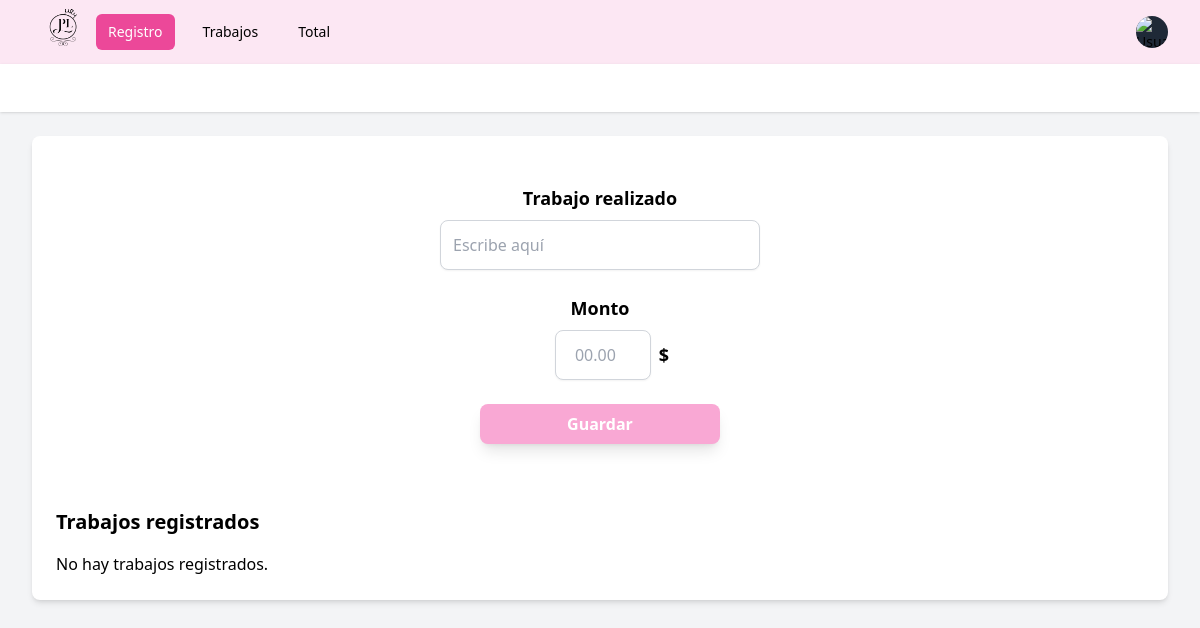
/home/ (signed in), run on an earlier commit of the app's database.
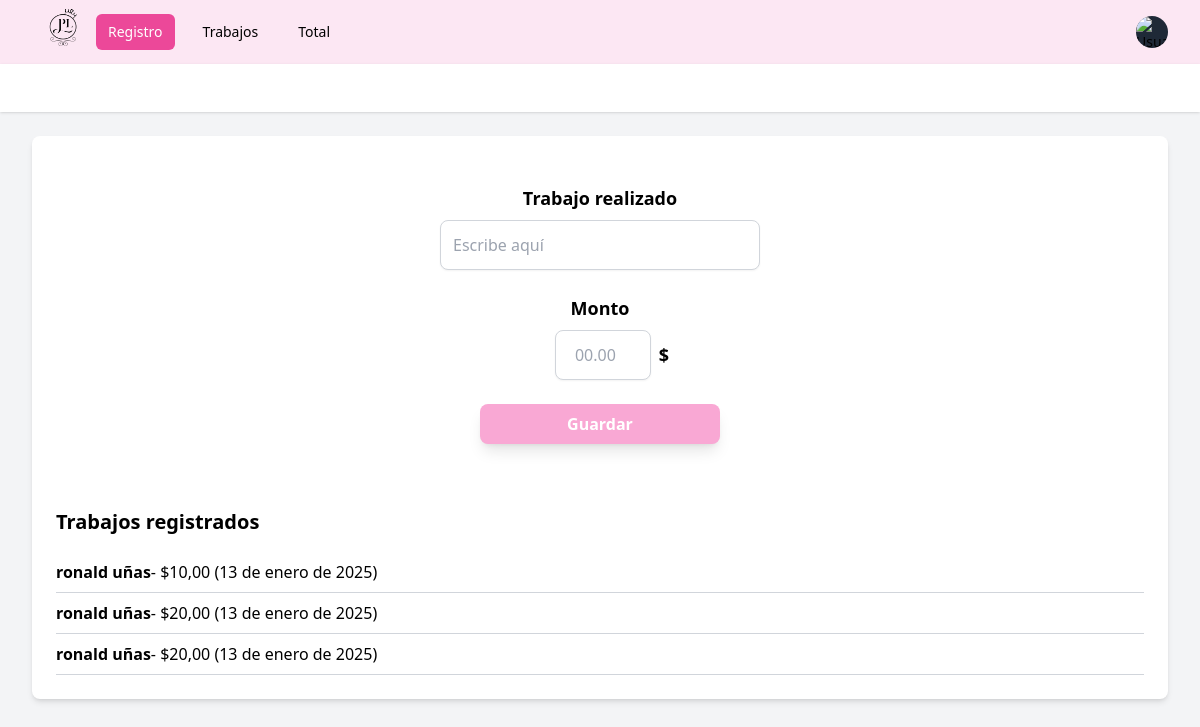
And on a later commit of the database.
### users/models.py (models this page shows, shortened)
class Trabajo(models.Model):
    usuario= models.ForeignKey(User, on_delete=models.CASCADE) #relacion con el usario
    trabajo=models.CharField(max_length=255)#campo de trabajo
    monto=models.DecimalField(max_digits=10, decimal_places=2)
    fecha_registro= models.DateField(auto_now_add=True)

### users/views.py (the view)
# urls.py: 2. Add a URL to urlpatterns:  path('', views.home, name='home')
@login_required
def home(request):
    if request.method == 'POST':
        form = TrabajoForm(request.POST)
        if form.is_valid():
            trabajo = form.save(commit=False)
            trabajo.usuario = request.user  # Asociar el trabajo con el usuario actual
            trabajo.save()
            messages.success(request, 'Trabajo registrado exitosamente.')
            return redirect('home')  # Redirigir a la misma página después de guardar
        else:
            messages.error(request, 'Hubo un error al registrar el trabajo.')
    else:
        form = TrabajoForm()
        trabajos = Trabajo.objects.filter(usuario=request.user)#esto solo en caso de filtrar
    return render(request, 'home.html', {'form': form, 'trabajos': trabajos})

### users/forms.py
class TrabajoForm(forms.ModelForm):
    class Meta:
            model=Trabajo
            fields=['trabajo','monto']
            widgets = {
                'trabajo': forms.TextInput(attrs={
                    'class': 'w-full max-w-xs rounded-lg border border-gray-300 p-3 shadow-sm mb-6',
                    'placeholder': 'Escribe aquí',
                }),
                'monto': forms.TextInput(attrs={
                    'class': 'w-24 ml-6 rounded-lg border border-gray-300 p-3 shadow-sm text-center',
                    'placeholder': '00.00',
                }),
            }
            labels = {
            'trabajo': 'Trabajo realizado',
            'monto': 'Monto',
            }

### theme/templates/home.html (shortened to what this page needs)
{% extends 'base.html' %}
{% block content %}
<div class="mx-auto max-w-7xl px-4 py-6 sm:px-6 lg:px-8">
    <div class="bg-white p-6 rounded-lg shadow-md">
        <form method="post" class="flex flex-col items-center py-6">
            <label for="trabajo" class="text-lg font-semibold mb-2 text-center">Trabajo realizado</label>
            <input type="text" name="trabajo" id="trabajo" placeholder="Escribe aquí"
                   class="w-full max-w-xs rounded-lg border border-gray-300 p-3 shadow-sm mb-6">
            <label for="monto" class="text-lg font-semibold mb-2 text-center">Monto</label>
            <div class="flex items-center space-x-2 justify-center">
                <input type="number" step="0.01" name="monto" id="monto" placeholder="00.00"
                       class="w-24 ml-6 rounded-lg border border-gray-300 p-3 shadow-sm text-center">
                <span class="text-lg font-bold">$</span>
            </div>
            <button type="submit"
                    class="mt-6 w-60 bg-pink-300 text-white font-bold py-2 px-6 rounded-lg shadow-lg hover:bg-pink-500">
                Guardar
            </button>
        </form>
        <div class="mt-10">
            <h2 class="text-xl font-bold mb-4">Trabajos registrados</h2>
            <ul>
                {% for trabajo in trabajos %}
                    <li class="border-b border-gray-300 py-2">
                        <strong>{{ trabajo.usuario }}</strong>  <strong>{{ trabajo.trabajo }}</strong>- ${{ trabajo.monto }} ({{ trabajo.fecha_registro }})
                    </li>
                {% empty %}
                    <p>No hay trabajos registrados.</p>
                {% endfor %}
            </ul>
        </div>
    </div>
</div>
{% endblock %}

What changed in the data, as far as the page shows it:
added Trabajo: usuario "ronald", trabajo "uñas", monto "10,00", fecha_registro "13 de enero de 2025"
added Trabajo: usuario "ronald", trabajo "uñas", monto "20,00", fecha_registro "13 de enero de 2025"
added Trabajo: usuario "ronald", trabajo "uñas", monto "20,00", fecha_registro "13 de enero de 2025"
Also different on the page:
text no longer shown: "No hay trabajos registrados."
